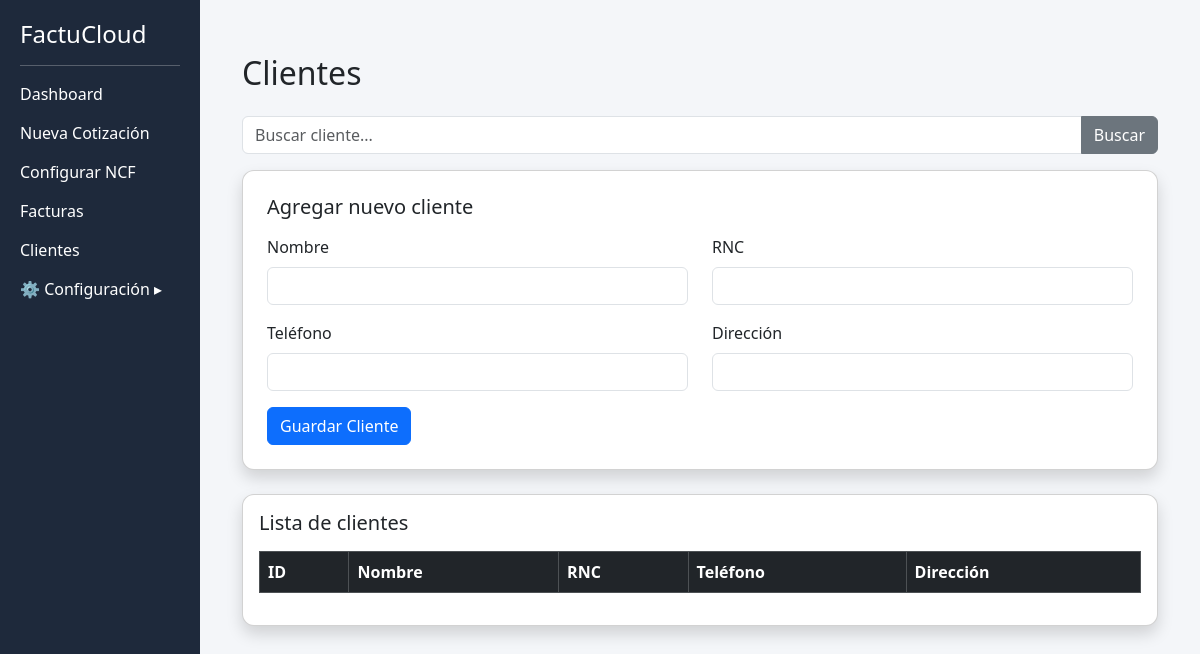
Before: /clientes (signed in) with the older database file.
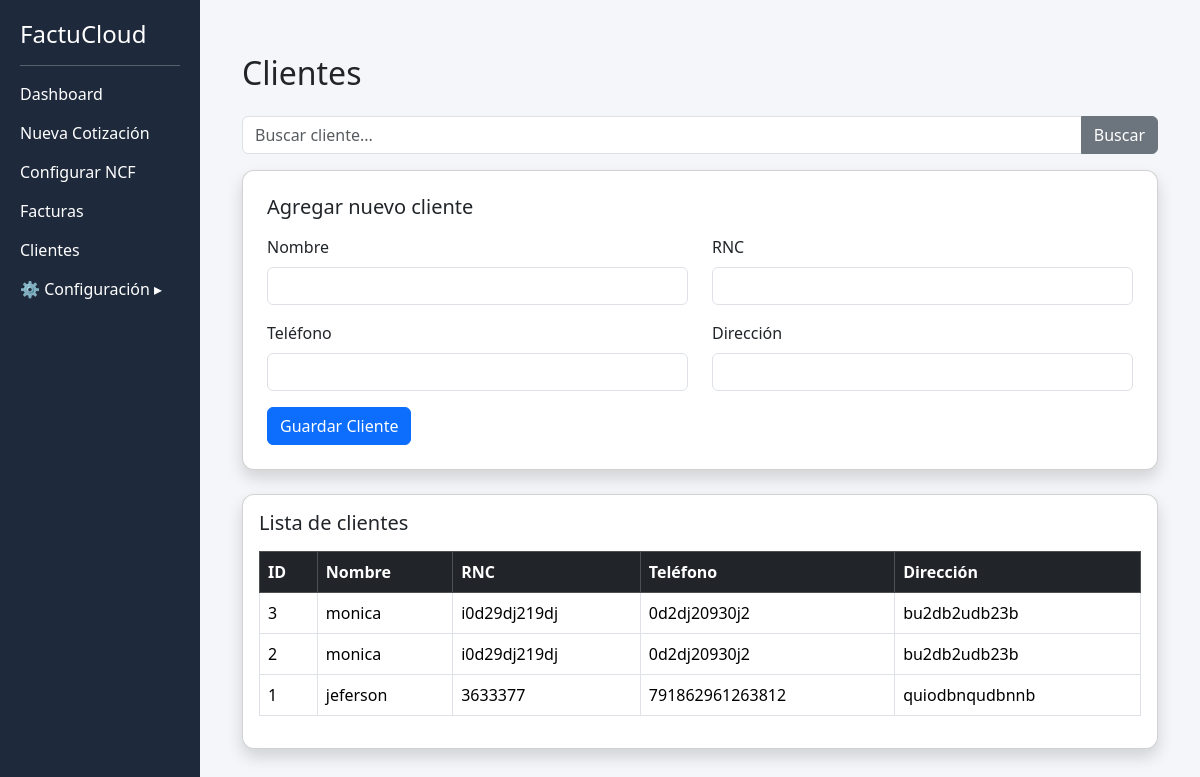
After: the same page with the newer database file.
### tables this page shows
CREATE TABLE clientes (
    id INTEGER PRIMARY KEY AUTOINCREMENT,
    nombre TEXT,
    rnc TEXT,
    telefono TEXT,
    direccion TEXT
);

### app.py (the view, shortened to what this page needs)
@app.route("/clientes", methods=["GET","POST"])
def clientes():
    if "usuario" not in session:
        return redirect(url_for("login"))
    conn = get_db()
    buscar = request.args.get("buscar")
    if buscar:
        clientes = conn.execute("""
        SELECT * FROM clientes
        WHERE nombre LIKE ?
        ORDER BY id DESC
        """, ("%" + buscar + "%",)).fetchall()
    else:
        clientes = conn.execute("SELECT * FROM clientes ORDER BY id DESC").fetchall()
    conn.close()
    return render_template("clientes.html", clientes=clientes)

### app.py (called while the page is built)
def get_db():
    conn = sqlite3.connect("database.db")
    conn.row_factory = sqlite3.Row
    return conn

### templates/clientes.html
{% extends "base.html" %}
{% block content %}
<div class="container mt-4">
<h2 class="mb-4">Clientes</h2>
<form method="GET" class="mb-3">
<div class="input-group">
<input type="text" name="buscar" class="form-control" placeholder="Buscar cliente...">
<button class="btn btn-secondary">Buscar</button>
</div>
</form>
<div class="card shadow p-4 mb-4">
<h5 class="mb-3">Agregar nuevo cliente</h5>
<form method="POST">
<div class="row">
<div class="col-md-6 mb-3">
<label class="form-label">Nombre</label>
<input type="text" name="nombre" class="form-control" required>
</div>
<div class="col-md-6 mb-3">
<label class="form-label">RNC</label>
<input type="text" name="rnc" class="form-control">
</div>
<div class="col-md-6 mb-3">
<label class="form-label">Teléfono</label>
<input type="number" name="telefono" class="form-control">
</div>
<div class="col-md-6 mb-3">
<label class="form-label">Dirección</label>
<input type="text" name="direccion" class="form-control">
</div>
</div>
<button class="btn btn-primary">Guardar Cliente</button>
</form>
</div>
<div class="card shadow p-3">
<h5 class="mb-3">Lista de clientes</h5>
<div class="table-responsive">
<table class="table table-bordered table-hover align-middle">
<thead class="table-dark">
<tr>
<th>ID</th>
<th>Nombre</th>
<th>RNC</th>
<th>Teléfono</th>
<th>Dirección</th>
</tr>
</thead>
<tbody>
{% for c in clientes %}
<tr>
<td>{{ c["id"] }}</td>
<td>{{ c["nombre"] }}</td>
<td>{{ c["rnc"] }}</td>
<td>{{ c["telefono"] }}</td>
<td>{{ c["direccion"] }}</td>
</tr>
{% endfor %}
</tbody>
</table>
</div>
</div>
</div>
{% endblock %}

### templates/base.html (shortened to what this page needs)
<!DOCTYPE html>
<html lang="es">
<head>
    <link href="https://cdn.jsdelivr.net/npm/bootstrap@5.3.2/dist/css/bootstrap.min.css" rel="stylesheet">
</head>
<body>
<div class="container-fluid">
    <div class="row">
        <div class="col-md-2 sidebar">
            <div class="logo">
            <h4>FactuCloud</h4>
            </div>
            <hr>
            <a href="/">Dashboard</a>
            <a href="/nueva">Nueva Cotización</a>
            <a href="/configurar_ncf">Configurar NCF</a>
            <a href="facturas">Facturas</a>
            <a href="clientes">Clientes</a>
            <a href="javascript:void(0)" onclick="toggleMenu()">⚙ Configuración <span id="arrow">▸</span></a>
        </div>
        <div class="col-md-10 content">
            {% block content %}{% endblock %}
        </div>
    </div>
</div>
</body>
</html>

### templates/base.html (style rules this page uses)
body { background-color: #f4f6f9; }
.sidebar { height: 100vh; background-color: #1e293b; color: white; padding: 20px; }
.sidebar a { color: white; text-decoration: none; display: block; margin-bottom: 15px; }
.content { padding: 30px; }
.card { border-radius: 12px; }

Changed rows visible on the page:
added clientes: id "3", nombre "monica", rnc "i0d29dj219dj", telefono "0d2dj20930j2", direccion "bu2db2udb23b"
added clientes: id "2", nombre "monica", rnc "i0d29dj219dj", telefono "0d2dj20930j2", direccion "bu2db2udb23b"
added clientes: id "1", nombre "jeferson", rnc "3633377", telefono "791862961263812", direccion "quiodbnqudbnnb"
